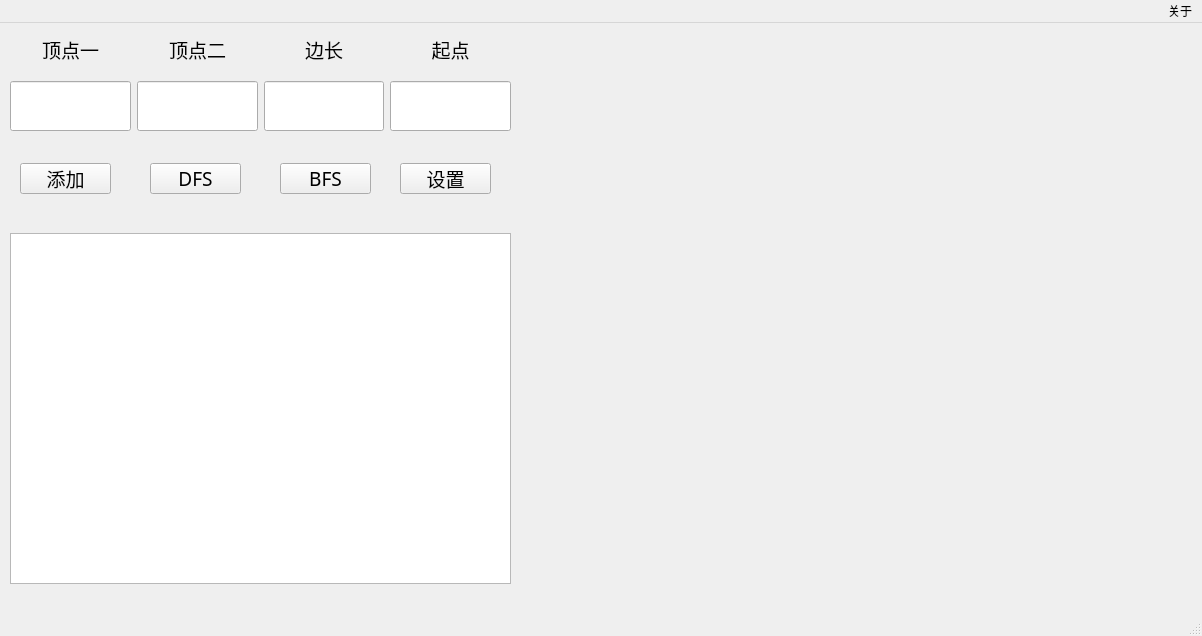
<?xml version="1.0" encoding="UTF-8"?>
<ui version="4.0">
 <class>MainWindow</class>
 <widget class="QMainWindow" name="MainWindow">
  <property name="geometry">
   <rect>
    <x>0</x>
    <y>0</y>
    <width>1202</width>
    <height>636</height>
   </rect>
  </property>
  <property name="windowTitle">
   <string>MainWindow</string>
  </property>
  <widget class="QWidget" name="centralwidget">
   <widget class="QLabel" name="label">
    <property name="geometry">
     <rect>
      <x>590</x>
      <y>10</y>
      <width>431</width>
      <height>561</height>
     </rect>
    </property>
    <property name="text">
     <string/>
    </property>
   </widget>
   <widget class="QTextBrowser" name="ansView">
    <property name="geometry">
     <rect>
      <x>10</x>
      <y>210</y>
      <width>501</width>
      <height>351</height>
     </rect>
    </property>
   </widget>
   <widget class="QPushButton" name="add">
    <property name="geometry">
     <rect>
      <x>20</x>
      <y>140</y>
      <width>91</width>
      <height>31</height>
     </rect>
    </property>
    <property name="font">
     <font>
      <family>Agency FB</family>
      <pointsize>14</pointsize>
     </font>
    </property>
    <property name="text">
     <string>添加</string>
    </property>
   </widget>
   <widget class="QWidget" name="layoutWidget">
    <property name="geometry">
     <rect>
      <x>10</x>
      <y>0</y>
      <width>501</width>
      <height>111</height>
     </rect>
    </property>
    <layout class="QGridLayout" name="gridLayout">
     <item row="1" column="2">
      <widget class="QLineEdit" name="input_len">
       <property name="sizePolicy">
        <sizepolicy hsizetype="Preferred" vsizetype="Fixed">
         <horstretch>0</horstretch>
         <verstretch>0</verstretch>
        </sizepolicy>
       </property>
       <property name="minimumSize">
        <size>
         <width>0</width>
         <height>50</height>
        </size>
       </property>
      </widget>
     </item>
     <item row="1" column="1">
      <widget class="QLineEdit" name="input_v2">
       <property name="sizePolicy">
        <sizepolicy hsizetype="Preferred" vsizetype="Fixed">
         <horstretch>0</horstretch>
         <verstretch>0</verstretch>
        </sizepolicy>
       </property>
       <property name="minimumSize">
        <size>
         <width>0</width>
         <height>50</height>
        </size>
       </property>
      </widget>
     </item>
     <item row="0" column="2">
      <widget class="QLabel" name="label_len">
       <property name="sizePolicy">
        <sizepolicy hsizetype="Expanding" vsizetype="Maximum">
         <horstretch>0</horstretch>
         <verstretch>0</verstretch>
        </sizepolicy>
       </property>
       <property name="maximumSize">
        <size>
         <width>16777215</width>
         <height>50</height>
        </size>
       </property>
       <property name="font">
        <font>
         <family>Agency FB</family>
         <pointsize>14</pointsize>
        </font>
       </property>
       <property name="text">
        <string>边长</string>
       </property>
       <property name="alignment">
        <set>Qt::AlignCenter</set>
       </property>
      </widget>
     </item>
     <item row="0" column="1">
      <widget class="QLabel" name="label_v2">
       <property name="sizePolicy">
        <sizepolicy hsizetype="Expanding" vsizetype="Maximum">
         <horstretch>0</horstretch>
         <verstretch>0</verstretch>
        </sizepolicy>
       </property>
       <property name="maximumSize">
        <size>
         <width>16777215</width>
         <height>50</height>
        </size>
       </property>
       <property name="font">
        <font>
         <family>Agency FB</family>
         <pointsize>14</pointsize>
        </font>
       </property>
       <property name="text">
        <string>顶点二</string>
       </property>
       <property name="alignment">
        <set>Qt::AlignCenter</set>
       </property>
      </widget>
     </item>
     <item row="0" column="0">
      <widget class="QLabel" name="label_v1">
       <property name="sizePolicy">
        <sizepolicy hsizetype="Expanding" vsizetype="Maximum">
         <horstretch>0</horstretch>
         <verstretch>0</verstretch>
        </sizepolicy>
       </property>
       <property name="maximumSize">
        <size>
         <width>16777215</width>
         <height>50</height>
        </size>
       </property>
       <property name="font">
        <font>
         <family>Agency FB</family>
         <pointsize>14</pointsize>
        </font>
       </property>
       <property name="text">
        <string>顶点一</string>
       </property>
       <property name="alignment">
        <set>Qt::AlignCenter</set>
       </property>
      </widget>
     </item>
     <item row="1" column="0">
      <widget class="QLineEdit" name="input_v1">
       <property name="sizePolicy">
        <sizepolicy hsizetype="Preferred" vsizetype="Fixed">
         <horstretch>0</horstretch>
         <verstretch>0</verstretch>
        </sizepolicy>
       </property>
       <property name="minimumSize">
        <size>
         <width>0</width>
         <height>50</height>
        </size>
       </property>
      </widget>
     </item>
     <item row="1" column="3">
      <widget class="QLineEdit" name="input_start">
       <property name="sizePolicy">
        <sizepolicy hsizetype="Preferred" vsizetype="Fixed">
         <horstretch>0</horstretch>
         <verstretch>0</verstretch>
        </sizepolicy>
       </property>
       <property name="minimumSize">
        <size>
         <width>0</width>
         <height>50</height>
        </size>
       </property>
      </widget>
     </item>
     <item row="0" column="3">
      <widget class="QLabel" name="label_start">
       <property name="sizePolicy">
        <sizepolicy hsizetype="Expanding" vsizetype="Maximum">
         <horstretch>0</horstretch>
         <verstretch>0</verstretch>
        </sizepolicy>
       </property>
       <property name="maximumSize">
        <size>
         <width>16777215</width>
         <height>50</height>
        </size>
       </property>
       <property name="font">
        <font>
         <family>Agency FB</family>
         <pointsize>14</pointsize>
        </font>
       </property>
       <property name="text">
        <string>起点</string>
       </property>
       <property name="alignment">
        <set>Qt::AlignCenter</set>
       </property>
      </widget>
     </item>
    </layout>
   </widget>
   <widget class="QPushButton" name="dfs">
    <property name="geometry">
     <rect>
      <x>150</x>
      <y>140</y>
      <width>91</width>
      <height>31</height>
     </rect>
    </property>
    <property name="font">
     <font>
      <family>等线</family>
      <pointsize>14</pointsize>
     </font>
    </property>
    <property name="text">
     <string>DFS</string>
    </property>
   </widget>
   <widget class="QPushButton" name="bfs">
    <property name="geometry">
     <rect>
      <x>280</x>
      <y>140</y>
      <width>91</width>
      <height>31</height>
     </rect>
    </property>
    <property name="font">
     <font>
      <family>等线</family>
      <pointsize>14</pointsize>
     </font>
    </property>
    <property name="text">
     <string>BFS</string>
    </property>
   </widget>
   <widget class="QPushButton" name="set">
    <property name="geometry">
     <rect>
      <x>400</x>
      <y>140</y>
      <width>91</width>
      <height>31</height>
     </rect>
    </property>
    <property name="font">
     <font>
      <family>等线</family>
      <pointsize>14</pointsize>
     </font>
    </property>
    <property name="text">
     <string>设置</string>
    </property>
   </widget>
  </widget>
  <widget class="QMenuBar" name="menubar">
   <property name="geometry">
    <rect>
     <x>0</x>
     <y>0</y>
     <width>1202</width>
     <height>25</height>
    </rect>
   </property>
   <property name="layoutDirection">
    <enum>Qt::RightToLeft</enum>
   </property>
   <widget class="QMenu" name="menu">
    <property name="title">
     <string>关于</string>
    </property>
    <addaction name="author"/>
   </widget>
   <addaction name="menu"/>
  </widget>
  <widget class="QStatusBar" name="statusbar"/>
  <action name="author">
   <property name="text">
    <string>作者</string>
   </property>
  </action>
 </widget>
 <resources/>
 <connections/>
</ui>
